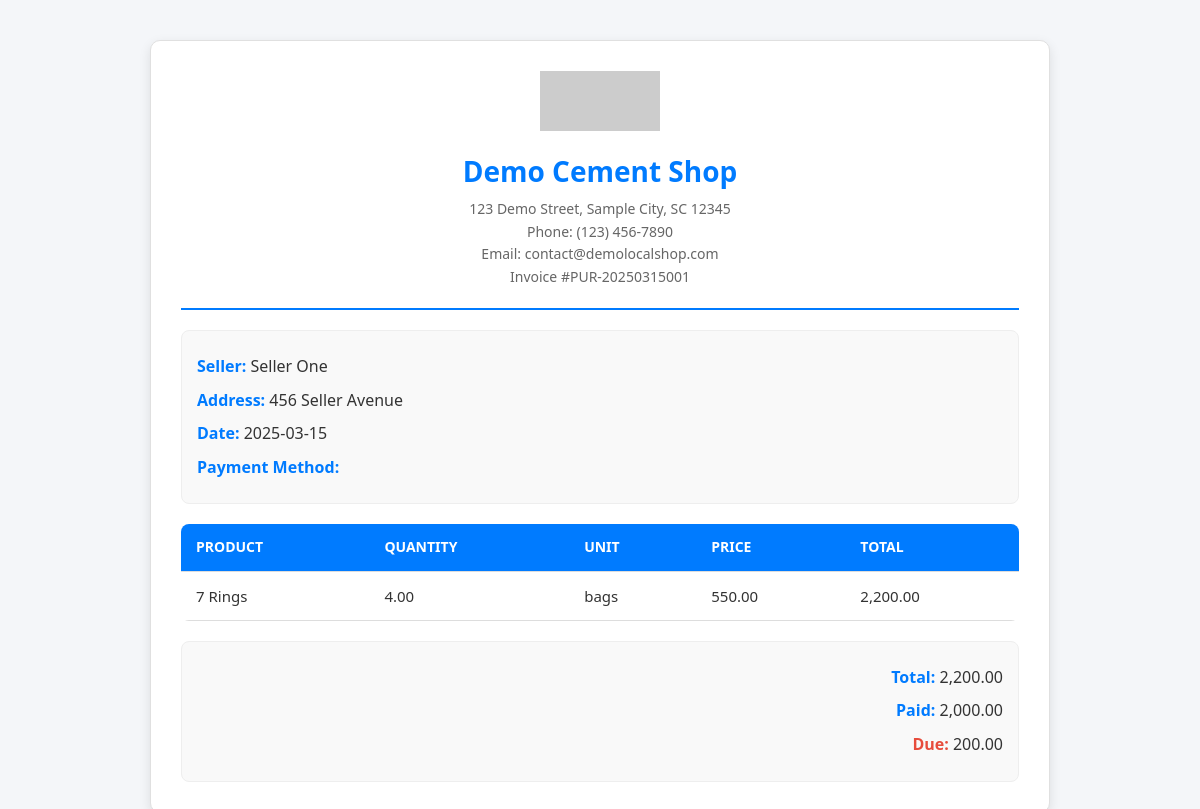
The app's page /pages/invoice_buy.php?invoice_number=PUR-20250315001 (signed in) with its own data.
### tables this page shows
CREATE TABLE purchases (
    id INT AUTO_INCREMENT PRIMARY KEY,
    seller_id INT,
    product_id INT,
    quantity DECIMAL(10, 2) CHECK (quantity > 0),
    price DECIMAL(10, 2) CHECK (price >= 0),
    total DECIMAL(10, 2) CHECK (total >= 0),
    paid DECIMAL(10, 2) CHECK (paid >= 0),
    due DECIMAL(10, 2) CHECK (due >= 0),
    purchase_date DATE NOT NULL,
    payment_method_id INT NOT NULL,
    invoice_number VARCHAR(50) NOT NULL,
    unit VARCHAR(50),
    type VARCHAR(50),
    created_at TIMESTAMP DEFAULT CURRENT_TIMESTAMP,
    FOREIGN KEY (seller_id) REFERENCES sellers(id) ON DELETE SET NULL,
    FOREIGN KEY (product_id) REFERENCES products(id) ON DELETE SET NULL,
    FOREIGN KEY (payment_method_id) REFERENCES payment_methods(id) ON DELETE RESTRICT,
    INDEX idx_purchase_date (purchase_date),
    INDEX idx_invoice_number (invoice_number)
);

CREATE TABLE sellers (
    id INT AUTO_INCREMENT PRIMARY KEY,
    name VARCHAR(100) NOT NULL,
    phone VARCHAR(20),
    address TEXT,
    created_at TIMESTAMP DEFAULT CURRENT_TIMESTAMP,
    INDEX idx_name (name),
    INDEX idx_phone (phone),
    FULLTEXT idx_address (address)
);

CREATE TABLE products (
    id INT AUTO_INCREMENT PRIMARY KEY,
    category_id INT,
    name VARCHAR(255) NOT NULL,
    price DECIMAL(10, 2) NOT NULL CHECK (price >= 0),
    quantity DECIMAL(10, 2) NOT NULL CHECK (quantity >= 0),
    unit VARCHAR(50),
    brand_name VARCHAR(255),
    type VARCHAR(50),
    created_at TIMESTAMP DEFAULT CURRENT_TIMESTAMP,
    updated_at TIMESTAMP DEFAULT CURRENT_TIMESTAMP ON UPDATE CURRENT_TIMESTAMP,
    FOREIGN KEY (category_id) REFERENCES categories(id) ON DELETE SET NULL,
    UNIQUE KEY uk_products (name, category_id, unit, price, brand_name),
    INDEX idx_products_created_at (created_at),
    INDEX idx_products_lookup (name, category_id, unit, price, brand_name),
    INDEX idx_products_category_id (category_id),
    CONSTRAINT fk_product_unit FOREIGN KEY (category_id, unit) REFERENCES category_units(category_id, unit) ON DELETE SET NULL
);

### pages/invoice_buy.php (called while the page is built, shortened)
<?php
include '../config/database.php';
include_once '../core/functions.php';
$invoice_number = isset($_GET['invoice_number']) ? sanitizeInput($_GET['invoice_number']) : '';
$sql = "SELECT purchases.*, sellers.name as seller_name, sellers.address as seller_address,
        products.name as product_name
        FROM purchases
        LEFT JOIN sellers ON purchases.seller_id = sellers.id
        LEFT JOIN products ON purchases.product_id = products.id
        WHERE purchases.invoice_number = '$invoice_number'";
$result = $conn->query($sql);
$purchase = $result->fetch_assoc();
include 'invoice_template.php';
?>

### core/functions.php (called while the page is built, shortened)
<?php
include_once __DIR__ . '/../config/database.php';
function sanitizeInput($data) {
    global $conn;
    return mysqli_real_escape_string($conn, trim($data));
}
?>

### pages/invoice_template.php (the view, shortened to what this page needs)
<!DOCTYPE html>
<html>
<head>
</head>
<body>
    <div class="invoice-box">
        <div class="header">
            <img src="https://via.placeholder.com/120x60?text=Logo" alt="Company Logo" class="logo">
            <h1>Demo Cement Shop</h1>
            <p>123 Demo Street, Sample City, SC 12345</p>
            <p>Phone: (123) 456-7890</p>
            <p>Email: contact@demolocalshop.com</p>
            <p>Invoice #<?php echo $invoice_number; ?></p>
        </div>
        <div class="details">
            <p><strong>Seller:</strong> <?php echo $purchase['seller_name']; ?></p>
            <p><strong>Address:</strong> <?php echo $purchase['seller_address']; ?></p>
            <p><strong>Date:</strong> <?php echo $purchase['purchase_date']; ?></p>
            <p><strong>Payment Method:</strong> <?php echo $purchase['payment_method']; ?></p>
        </div>
        <table>
            <thead>
                <tr>
                    <th>Product</th>
                    <th>Quantity</th>
                    <th>Unit</th>
                    <th>Price</th>
                    <th>Total</th>
                </tr>
            </thead>
            <tbody>
                <tr>
                    <td><?php echo $purchase['product_name']; ?></td>
                    <td><?php echo $purchase['quantity']; ?></td>
                    <td><?php echo $purchase['unit']; ?></td>
                    <td><?php echo number_format($purchase['price'], 2); ?></td>
                    <td><?php echo number_format($purchase['total'], 2); ?></td>
                </tr>
            </tbody>
        </table>
        <div class="totals">
            <p><strong>Total:</strong> <?php echo number_format($purchase['total'], 2); ?></p>
            <p><strong>Paid:</strong> <?php echo number_format($purchase['paid'], 2); ?></p>
            <p><strong>Due:</strong> <?php echo number_format($purchase['due'], 2); ?></p>
        </div>
    </div>
</body>
</html>

### pages/invoice_template.php (style rules this page uses)
* { margin: 0; padding: 0; box-sizing: border-box; }
body { font-family: 'Segoe UI', Tahoma, Geneva, Verdana, sans-serif; background-color: #f4f6f9; color: #333; line-height: 1.6; }
.invoice-box { max-width: 900px; margin: 40px auto; padding: 30px; background-color: #fff; border-radius: 10px; box-shadow: 0 4px 12px rgba(0, 0, 0, 0.1); border: 1px solid #e0e0e0; }
.header { text-align: center; padding-bottom: 20px; border-bottom: 2px solid #007bff; }
.header img.logo { max-width: 120px; margin-bottom: 10px; }
.header h1 { font-size: 28px; color: #007bff; margin-bottom: 5px; }
.header p { font-size: 14px; color: #666; }
.details { margin: 20px 0; padding: 15px; background-color: #f9f9f9; border-radius: 8px; border: 1px solid #eee; }
.details p { font-size: 16px; margin: 8px 0; }
.details p strong { color: #007bff; font-weight: 600; }
table { width: 100%; border-collapse: collapse; margin: 20px 0; background-color: #fff; border-radius: 8px; overflow: hidden; }
th, td { padding: 12px 15px; text-align: left; border-bottom: 1px solid #ddd; }
th { background-color: #007bff; color: #fff; font-weight: 600; text-transform: uppercase; font-size: 14px; }
td { font-size: 15px; color: #333; }
.totals { margin-top: 20px; text-align: right; padding: 15px; background-color: #f9f9f9; border-radius: 8px; border: 1px solid #eee; }
.totals p { font-size: 16px; margin: 8px 0; }
.totals p strong { color: #007bff; font-weight: 600; }
.totals p:last-child strong { color: #e74c3c; }

### records on screen
purchases: seller.name "Seller One", seller.address "456 Seller Avenue", purchase_date "2025-03-15", product.name "7 Rings", quantity "4.00", unit "bags", price "550.00", total "2,200.00", paid "2,000.00", due "200.00"

### other values on screen
$invoice_number "PUR-20250315001"
